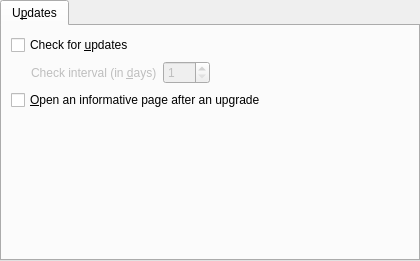
<?xml version="1.0" encoding="UTF-8"?>
<ui version="4.0">
 <class>TUpdates</class>
 <widget class="QWidget" name="TUpdates">
  <property name="geometry">
   <rect>
    <x>0</x>
    <y>0</y>
    <width>420</width>
    <height>261</height>
   </rect>
  </property>
  <layout class="QVBoxLayout">
   <property name="margin">
    <number>0</number>
   </property>
   <item>
    <widget class="QTabWidget" name="updates_tab">
     <property name="currentIndex">
      <number>0</number>
     </property>
     <widget class="QWidget" name="tab">
      <attribute name="title">
       <string>U&amp;pdates</string>
      </attribute>
      <layout class="QVBoxLayout" name="verticalLayout">
       <item>
        <widget class="QCheckBox" name="updates_check">
         <property name="text">
          <string>Check for &amp;updates</string>
         </property>
        </widget>
       </item>
       <item>
        <widget class="QWidget" name="days_frame" native="true">
         <property name="enabled">
          <bool>false</bool>
         </property>
         <layout class="QHBoxLayout" name="horizontalLayout">
          <property name="margin">
           <number>0</number>
          </property>
          <item>
           <spacer>
            <property name="orientation">
             <enum>Qt::Horizontal</enum>
            </property>
            <property name="sizeType">
             <enum>QSizePolicy::Fixed</enum>
            </property>
            <property name="sizeHint" stdset="0">
             <size>
              <width>20</width>
              <height>20</height>
             </size>
            </property>
           </spacer>
          </item>
          <item>
           <widget class="QLabel" name="label">
            <property name="text">
             <string>Check interval (in &amp;days)</string>
            </property>
            <property name="buddy">
             <cstring>days_spin</cstring>
            </property>
           </widget>
          </item>
          <item>
           <widget class="QSpinBox" name="days_spin">
            <property name="minimum">
             <number>1</number>
            </property>
            <property name="maximum">
             <number>365</number>
            </property>
           </widget>
          </item>
          <item>
           <spacer name="horizontalSpacer">
            <property name="orientation">
             <enum>Qt::Horizontal</enum>
            </property>
            <property name="sizeHint" stdset="0">
             <size>
              <width>165</width>
              <height>20</height>
             </size>
            </property>
           </spacer>
          </item>
         </layout>
        </widget>
       </item>
       <item>
        <widget class="QCheckBox" name="open_page_check">
         <property name="sizePolicy">
          <sizepolicy hsizetype="MinimumExpanding" vsizetype="Fixed">
           <horstretch>0</horstretch>
           <verstretch>0</verstretch>
          </sizepolicy>
         </property>
         <property name="text">
          <string>&amp;Open an informative page after an upgrade</string>
         </property>
        </widget>
       </item>
       <item>
        <spacer>
         <property name="orientation">
          <enum>Qt::Vertical</enum>
         </property>
         <property name="sizeHint" stdset="0">
          <size>
           <width>20</width>
           <height>40</height>
          </size>
         </property>
        </spacer>
       </item>
      </layout>
     </widget>
    </widget>
   </item>
  </layout>
 </widget>
 <tabstops>
  <tabstop>updates_tab</tabstop>
  <tabstop>updates_check</tabstop>
  <tabstop>days_spin</tabstop>
  <tabstop>open_page_check</tabstop>
 </tabstops>
 <resources/>
 <connections>
  <connection>
   <sender>updates_check</sender>
   <signal>toggled(bool)</signal>
   <receiver>days_frame</receiver>
   <slot>setEnabled(bool)</slot>
   <hints>
    <hint type="sourcelabel">
     <x>169</x>
     <y>57</y>
    </hint>
    <hint type="destinationlabel">
     <x>171</x>
     <y>68</y>
    </hint>
   </hints>
  </connection>
 </connections>
</ui>
